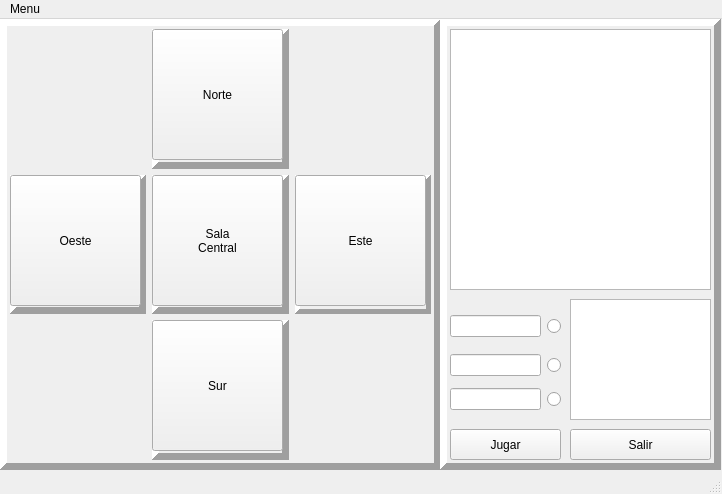
<?xml version="1.0" encoding="UTF-8"?>
<ui version="4.0">
 <class>MainWindow</class>
 <widget class="QMainWindow" name="MainWindow">
  <property name="geometry">
   <rect>
    <x>0</x>
    <y>0</y>
    <width>722</width>
    <height>494</height>
   </rect>
  </property>
  <property name="baseSize">
   <size>
    <width>0</width>
    <height>0</height>
   </size>
  </property>
  <property name="windowTitle">
   <string>MainWindow</string>
  </property>
  <widget class="QWidget" name="centralwidget">
   <widget class="QFrame" name="frame_6">
    <property name="geometry">
     <rect>
      <x>0</x>
      <y>0</y>
      <width>441</width>
      <height>451</height>
     </rect>
    </property>
    <property name="frameShape">
     <enum>QFrame::Panel</enum>
    </property>
    <property name="frameShadow">
     <enum>QFrame::Raised</enum>
    </property>
    <property name="lineWidth">
     <number>7</number>
    </property>
    <property name="midLineWidth">
     <number>0</number>
    </property>
    <widget class="QWidget" name="layoutWidget">
     <property name="geometry">
      <rect>
       <x>10</x>
       <y>10</y>
       <width>421</width>
       <height>431</height>
      </rect>
     </property>
     <layout class="QGridLayout" name="gridLayout">
      <item row="2" column="1">
       <widget class="QFrame" name="frame_2">
        <property name="frameShape">
         <enum>QFrame::Panel</enum>
        </property>
        <property name="frameShadow">
         <enum>QFrame::Raised</enum>
        </property>
        <property name="lineWidth">
         <number>7</number>
        </property>
        <widget class="QPushButton" name="pushSur">
         <property name="geometry">
          <rect>
           <x>0</x>
           <y>0</y>
           <width>131</width>
           <height>131</height>
          </rect>
         </property>
         <property name="palette">
          <palette>
           <active>
            <colorrole role="Button">
             <brush brushstyle="SolidPattern">
              <color alpha="255">
               <red>240</red>
               <green>119</green>
               <blue>121</blue>
              </color>
             </brush>
            </colorrole>
           </active>
           <inactive>
            <colorrole role="Button">
             <brush brushstyle="SolidPattern">
              <color alpha="255">
               <red>240</red>
               <green>240</green>
               <blue>240</blue>
              </color>
             </brush>
            </colorrole>
           </inactive>
           <disabled>
            <colorrole role="Button">
             <brush brushstyle="SolidPattern">
              <color alpha="255">
               <red>240</red>
               <green>119</green>
               <blue>121</blue>
              </color>
             </brush>
            </colorrole>
           </disabled>
          </palette>
         </property>
         <property name="cursor">
          <cursorShape>PointingHandCursor</cursorShape>
         </property>
         <property name="styleSheet">
          <string notr="true">font: 11pt &quot;Lucida Calligraphy&quot;;</string>
         </property>
         <property name="text">
          <string>Sur</string>
         </property>
         <property name="autoDefault">
          <bool>false</bool>
         </property>
         <property name="default">
          <bool>false</bool>
         </property>
         <property name="flat">
          <bool>false</bool>
         </property>
        </widget>
       </widget>
      </item>
      <item row="1" column="1">
       <widget class="QFrame" name="frame_3">
        <property name="frameShape">
         <enum>QFrame::Panel</enum>
        </property>
        <property name="frameShadow">
         <enum>QFrame::Raised</enum>
        </property>
        <property name="lineWidth">
         <number>7</number>
        </property>
        <widget class="QPushButton" name="pushCentral">
         <property name="geometry">
          <rect>
           <x>0</x>
           <y>0</y>
           <width>131</width>
           <height>131</height>
          </rect>
         </property>
         <property name="palette">
          <palette>
           <active>
            <colorrole role="Button">
             <brush brushstyle="SolidPattern">
              <color alpha="255">
               <red>240</red>
               <green>119</green>
               <blue>121</blue>
              </color>
             </brush>
            </colorrole>
           </active>
           <inactive>
            <colorrole role="Button">
             <brush brushstyle="SolidPattern">
              <color alpha="255">
               <red>240</red>
               <green>240</green>
               <blue>240</blue>
              </color>
             </brush>
            </colorrole>
           </inactive>
           <disabled>
            <colorrole role="Button">
             <brush brushstyle="SolidPattern">
              <color alpha="255">
               <red>240</red>
               <green>119</green>
               <blue>121</blue>
              </color>
             </brush>
            </colorrole>
           </disabled>
          </palette>
         </property>
         <property name="cursor">
          <cursorShape>PointingHandCursor</cursorShape>
         </property>
         <property name="styleSheet">
          <string notr="true">font: 15pt &quot;Lucida Calligraphy&quot;;</string>
         </property>
         <property name="text">
          <string>Sala
Central</string>
         </property>
         <property name="autoDefault">
          <bool>false</bool>
         </property>
         <property name="default">
          <bool>false</bool>
         </property>
         <property name="flat">
          <bool>false</bool>
         </property>
        </widget>
       </widget>
      </item>
      <item row="0" column="1">
       <widget class="QFrame" name="frame_5">
        <property name="frameShape">
         <enum>QFrame::Panel</enum>
        </property>
        <property name="frameShadow">
         <enum>QFrame::Raised</enum>
        </property>
        <property name="lineWidth">
         <number>7</number>
        </property>
        <property name="midLineWidth">
         <number>0</number>
        </property>
        <widget class="QPushButton" name="pushNorte">
         <property name="geometry">
          <rect>
           <x>0</x>
           <y>0</y>
           <width>131</width>
           <height>131</height>
          </rect>
         </property>
         <property name="palette">
          <palette>
           <active>
            <colorrole role="Button">
             <brush brushstyle="SolidPattern">
              <color alpha="255">
               <red>240</red>
               <green>119</green>
               <blue>121</blue>
              </color>
             </brush>
            </colorrole>
           </active>
           <inactive>
            <colorrole role="Button">
             <brush brushstyle="SolidPattern">
              <color alpha="255">
               <red>240</red>
               <green>240</green>
               <blue>240</blue>
              </color>
             </brush>
            </colorrole>
           </inactive>
           <disabled>
            <colorrole role="Button">
             <brush brushstyle="SolidPattern">
              <color alpha="255">
               <red>240</red>
               <green>119</green>
               <blue>121</blue>
              </color>
             </brush>
            </colorrole>
           </disabled>
          </palette>
         </property>
         <property name="cursor">
          <cursorShape>PointingHandCursor</cursorShape>
         </property>
         <property name="mouseTracking">
          <bool>false</bool>
         </property>
         <property name="styleSheet">
          <string notr="true">font: 11pt &quot;Lucida Calligraphy&quot;;</string>
         </property>
         <property name="text">
          <string>Norte</string>
         </property>
         <property name="autoDefault">
          <bool>false</bool>
         </property>
         <property name="default">
          <bool>false</bool>
         </property>
         <property name="flat">
          <bool>false</bool>
         </property>
        </widget>
       </widget>
      </item>
      <item row="1" column="0">
       <widget class="QFrame" name="frame_4">
        <property name="frameShape">
         <enum>QFrame::Panel</enum>
        </property>
        <property name="frameShadow">
         <enum>QFrame::Raised</enum>
        </property>
        <property name="lineWidth">
         <number>7</number>
        </property>
        <widget class="QPushButton" name="pushOeste">
         <property name="geometry">
          <rect>
           <x>0</x>
           <y>0</y>
           <width>131</width>
           <height>131</height>
          </rect>
         </property>
         <property name="palette">
          <palette>
           <active>
            <colorrole role="Button">
             <brush brushstyle="SolidPattern">
              <color alpha="255">
               <red>240</red>
               <green>119</green>
               <blue>121</blue>
              </color>
             </brush>
            </colorrole>
           </active>
           <inactive>
            <colorrole role="Button">
             <brush brushstyle="SolidPattern">
              <color alpha="255">
               <red>240</red>
               <green>240</green>
               <blue>240</blue>
              </color>
             </brush>
            </colorrole>
           </inactive>
           <disabled>
            <colorrole role="Button">
             <brush brushstyle="SolidPattern">
              <color alpha="255">
               <red>240</red>
               <green>119</green>
               <blue>121</blue>
              </color>
             </brush>
            </colorrole>
           </disabled>
          </palette>
         </property>
         <property name="cursor">
          <cursorShape>PointingHandCursor</cursorShape>
         </property>
         <property name="styleSheet">
          <string notr="true">font: 11pt &quot;Lucida Calligraphy&quot;;</string>
         </property>
         <property name="text">
          <string>Oeste</string>
         </property>
         <property name="autoDefault">
          <bool>false</bool>
         </property>
         <property name="default">
          <bool>false</bool>
         </property>
         <property name="flat">
          <bool>false</bool>
         </property>
        </widget>
       </widget>
      </item>
      <item row="1" column="2">
       <widget class="QFrame" name="frame">
        <property name="palette">
         <palette>
          <active>
           <colorrole role="Button">
            <brush brushstyle="SolidPattern">
             <color alpha="255">
              <red>240</red>
              <green>119</green>
              <blue>121</blue>
             </color>
            </brush>
           </colorrole>
           <colorrole role="Base">
            <brush brushstyle="SolidPattern">
             <color alpha="255">
              <red>255</red>
              <green>255</green>
              <blue>255</blue>
             </color>
            </brush>
           </colorrole>
          </active>
          <inactive>
           <colorrole role="Button">
            <brush brushstyle="SolidPattern">
             <color alpha="255">
              <red>240</red>
              <green>240</green>
              <blue>240</blue>
             </color>
            </brush>
           </colorrole>
           <colorrole role="Base">
            <brush brushstyle="SolidPattern">
             <color alpha="255">
              <red>255</red>
              <green>255</green>
              <blue>255</blue>
             </color>
            </brush>
           </colorrole>
          </inactive>
          <disabled>
           <colorrole role="Button">
            <brush brushstyle="SolidPattern">
             <color alpha="255">
              <red>240</red>
              <green>119</green>
              <blue>121</blue>
             </color>
            </brush>
           </colorrole>
           <colorrole role="Base">
            <brush brushstyle="SolidPattern">
             <color alpha="255">
              <red>240</red>
              <green>240</green>
              <blue>240</blue>
             </color>
            </brush>
           </colorrole>
          </disabled>
         </palette>
        </property>
        <property name="frameShape">
         <enum>QFrame::Panel</enum>
        </property>
        <property name="frameShadow">
         <enum>QFrame::Raised</enum>
        </property>
        <property name="lineWidth">
         <number>5</number>
        </property>
        <widget class="QPushButton" name="pushEste">
         <property name="geometry">
          <rect>
           <x>0</x>
           <y>0</y>
           <width>131</width>
           <height>131</height>
          </rect>
         </property>
         <property name="cursor">
          <cursorShape>PointingHandCursor</cursorShape>
         </property>
         <property name="styleSheet">
          <string notr="true">font: 11pt &quot;Lucida Calligraphy&quot;;</string>
         </property>
         <property name="text">
          <string>Este</string>
         </property>
         <property name="autoDefault">
          <bool>false</bool>
         </property>
         <property name="default">
          <bool>false</bool>
         </property>
         <property name="flat">
          <bool>false</bool>
         </property>
        </widget>
       </widget>
      </item>
     </layout>
    </widget>
   </widget>
   <widget class="QFrame" name="frame_text">
    <property name="geometry">
     <rect>
      <x>440</x>
      <y>0</y>
      <width>281</width>
      <height>451</height>
     </rect>
    </property>
    <property name="frameShape">
     <enum>QFrame::Panel</enum>
    </property>
    <property name="frameShadow">
     <enum>QFrame::Raised</enum>
    </property>
    <property name="lineWidth">
     <number>7</number>
    </property>
    <widget class="QPushButton" name="pushJugar">
     <property name="geometry">
      <rect>
       <x>10</x>
       <y>410</y>
       <width>111</width>
       <height>31</height>
      </rect>
     </property>
     <property name="palette">
      <palette>
       <active>
        <colorrole role="Button">
         <brush brushstyle="SolidPattern">
          <color alpha="255">
           <red>170</red>
           <green>255</green>
           <blue>255</blue>
          </color>
         </brush>
        </colorrole>
       </active>
       <inactive>
        <colorrole role="Button">
         <brush brushstyle="SolidPattern">
          <color alpha="255">
           <red>240</red>
           <green>240</green>
           <blue>240</blue>
          </color>
         </brush>
        </colorrole>
       </inactive>
       <disabled>
        <colorrole role="Button">
         <brush brushstyle="SolidPattern">
          <color alpha="255">
           <red>170</red>
           <green>255</green>
           <blue>255</blue>
          </color>
         </brush>
        </colorrole>
       </disabled>
      </palette>
     </property>
     <property name="cursor">
      <cursorShape>PointingHandCursor</cursorShape>
     </property>
     <property name="styleSheet">
      <string notr="true">font: 11pt &quot;Lucida Calligraphy&quot;;</string>
     </property>
     <property name="text">
      <string>Jugar</string>
     </property>
    </widget>
    <widget class="QPushButton" name="pushSalir">
     <property name="geometry">
      <rect>
       <x>130</x>
       <y>410</y>
       <width>141</width>
       <height>31</height>
      </rect>
     </property>
     <property name="palette">
      <palette>
       <active>
        <colorrole role="Button">
         <brush brushstyle="SolidPattern">
          <color alpha="255">
           <red>255</red>
           <green>255</green>
           <blue>127</blue>
          </color>
         </brush>
        </colorrole>
       </active>
       <inactive>
        <colorrole role="Button">
         <brush brushstyle="SolidPattern">
          <color alpha="255">
           <red>240</red>
           <green>240</green>
           <blue>240</blue>
          </color>
         </brush>
        </colorrole>
       </inactive>
       <disabled>
        <colorrole role="Button">
         <brush brushstyle="SolidPattern">
          <color alpha="255">
           <red>255</red>
           <green>255</green>
           <blue>127</blue>
          </color>
         </brush>
        </colorrole>
       </disabled>
      </palette>
     </property>
     <property name="cursor">
      <cursorShape>PointingHandCursor</cursorShape>
     </property>
     <property name="styleSheet">
      <string notr="true">font: 11pt &quot;Lucida Calligraphy&quot;;</string>
     </property>
     <property name="text">
      <string>Salir</string>
     </property>
    </widget>
    <widget class="QTextEdit" name="textEdit_texto">
     <property name="geometry">
      <rect>
       <x>10</x>
       <y>10</y>
       <width>261</width>
       <height>261</height>
      </rect>
     </property>
     <property name="styleSheet">
      <string notr="true">font: 11pt &quot;Lucida Calligraphy&quot;;</string>
     </property>
     <property name="readOnly">
      <bool>true</bool>
     </property>
    </widget>
    <widget class="QTextEdit" name="textEdit_respuesta">
     <property name="geometry">
      <rect>
       <x>130</x>
       <y>280</y>
       <width>141</width>
       <height>121</height>
      </rect>
     </property>
     <property name="styleSheet">
      <string notr="true">font: 11pt &quot;Lucida Calligraphy&quot;;</string>
     </property>
     <property name="readOnly">
      <bool>true</bool>
     </property>
    </widget>
    <widget class="QWidget" name="horizontalLayoutWidget">
     <property name="geometry">
      <rect>
       <x>10</x>
       <y>290</y>
       <width>111</width>
       <height>101</height>
      </rect>
     </property>
     <layout class="QVBoxLayout" name="verticalLayout">
      <item>
       <layout class="QHBoxLayout" name="horizontalLayout">
        <item>
         <widget class="QLineEdit" name="textEdit_opcion3"/>
        </item>
        <item>
         <widget class="QRadioButton" name="radioButton_3">
          <property name="sizePolicy">
           <sizepolicy hsizetype="Fixed" vsizetype="Expanding">
            <horstretch>0</horstretch>
            <verstretch>0</verstretch>
           </sizepolicy>
          </property>
          <property name="cursor">
           <cursorShape>PointingHandCursor</cursorShape>
          </property>
          <property name="text">
           <string/>
          </property>
         </widget>
        </item>
       </layout>
      </item>
      <item>
       <layout class="QHBoxLayout" name="horizontalLayout_2">
        <item>
         <widget class="QLineEdit" name="textEdit_opcion2"/>
        </item>
        <item>
         <widget class="QRadioButton" name="radioButton_2">
          <property name="sizePolicy">
           <sizepolicy hsizetype="Fixed" vsizetype="Expanding">
            <horstretch>0</horstretch>
            <verstretch>0</verstretch>
           </sizepolicy>
          </property>
          <property name="cursor">
           <cursorShape>PointingHandCursor</cursorShape>
          </property>
          <property name="text">
           <string/>
          </property>
         </widget>
        </item>
       </layout>
      </item>
      <item>
       <layout class="QHBoxLayout" name="horizontalLayout_3">
        <item>
         <widget class="QLineEdit" name="textEdit_opcion1"/>
        </item>
        <item>
         <widget class="QRadioButton" name="radioButton_1">
          <property name="sizePolicy">
           <sizepolicy hsizetype="Fixed" vsizetype="Minimum">
            <horstretch>0</horstretch>
            <verstretch>0</verstretch>
           </sizepolicy>
          </property>
          <property name="cursor">
           <cursorShape>PointingHandCursor</cursorShape>
          </property>
          <property name="text">
           <string/>
          </property>
         </widget>
        </item>
       </layout>
      </item>
     </layout>
    </widget>
   </widget>
  </widget>
  <widget class="QMenuBar" name="menubar">
   <property name="geometry">
    <rect>
     <x>0</x>
     <y>0</y>
     <width>722</width>
     <height>22</height>
    </rect>
   </property>
   <widget class="QMenu" name="menuMenu">
    <property name="title">
     <string>Menu</string>
    </property>
    <addaction name="actionSalir"/>
    <addaction name="actionAyuda"/>
   </widget>
   <addaction name="menuMenu"/>
  </widget>
  <widget class="QStatusBar" name="statusbar"/>
  <action name="actionSalir">
   <property name="text">
    <string>Salir</string>
   </property>
  </action>
  <action name="actionAyuda">
   <property name="text">
    <string>Ayuda</string>
   </property>
  </action>
 </widget>
 <resources/>
 <connections/>
</ui>
